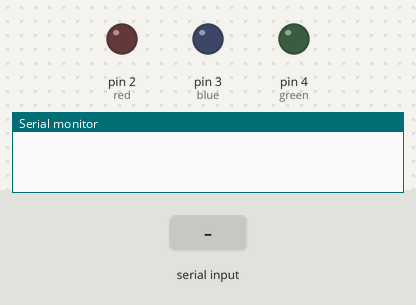
Simulated run of this sketch. Board: Arduino Uno, built with avr-gcc and run on an emulated ATmega328P. On the bench: output pins drawn as LEDs (lit = HIGH), the last lines printed to the serial monitor. Inputs (shaded band) come from the test bench.

Above: at 1.2 s.
1.3 s: "r" received over Serial
At 1.7 s:
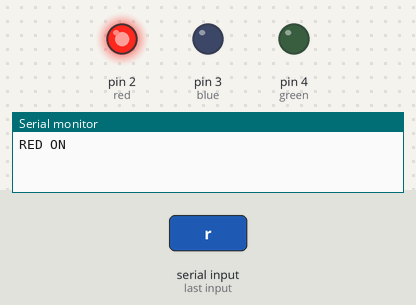
2.8 s: "g" received over Serial
At 5.5 s:
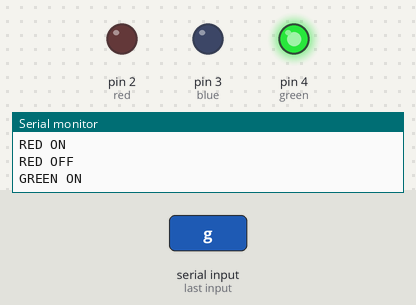
5.8 s: "b" received over Serial
At 8.2 s:
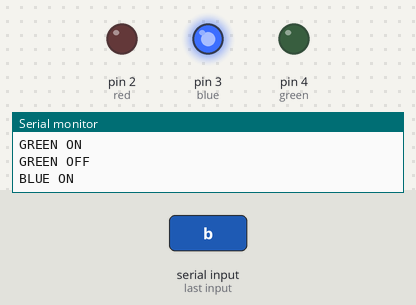
Timing chart, 0 to 11.8 s (numbered marks = the images above; inputs shaded):
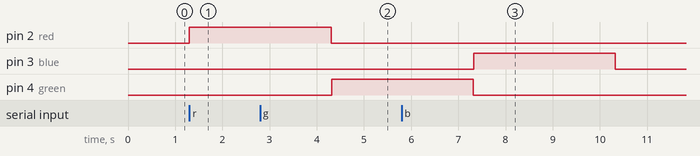

The sketch:

LED_SERIAL1.ino
```cpp
int red = 2;
int blue = 3;
int green = 4;

void setup() {
  // put your setup code here, to run once:

pinMode(red, OUTPUT);
pinMode(blue, OUTPUT);
pinMode(green, OUTPUT);
digitalWrite(red,LOW);
digitalWrite(blue,LOW);
digitalWrite(green,LOW);
Serial.begin(9600);

}

void loop() {
  // put your main code here, to run repeatedly:
char input;
if(Serial.available()){
//Serial.println("r, g ,b"); //어떻게 선택지 먼저 나오게 하지.
  input = Serial.read();

  if (input == 'r'){
    digitalWrite(red, HIGH);
    Serial.println("RED ON");
    delay(3000);
    digitalWrite(red, LOW);
    Serial.println("RED OFF");
  }
  if (input == 'g'){
    digitalWrite(green, HIGH);
    Serial.println("GREEN ON");
    delay(3000);
    digitalWrite(green, LOW);
    Serial.println("GREEN OFF");
  }
  if (input == 'b'){
    digitalWrite(blue, HIGH);
    Serial.println("BLUE ON");
    delay(3000);
    digitalWrite(blue, LOW);
    Serial.println("BLUE OFF");
  }
}
delay(10);
}
```

Measured:
- after the input at 1.3 s, pin 2 (red): LOW → HIGH at once
- after the input at 2.8 s, pin 4 (green): LOW → HIGH after 1.5 s
- after the input at 5.8 s, pin 3 (blue): LOW → HIGH after 1.5 s, → LOW 3.0 s later
